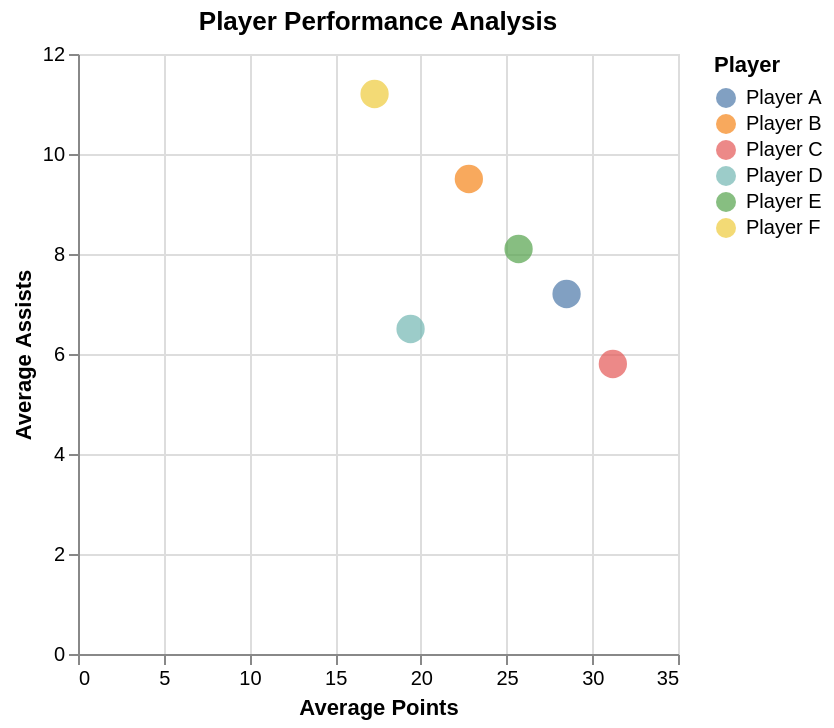

Vega-Lite specification for this chart:
### Vega-Lite specification from a JSON file in a GitHub repository (floating-point values rounded to 4 significant figures)
{"$schema": "https://vega.github.io/schema/vega-lite/v6.json", "description": "Player performance statistics", "data": {"values": [{"player": "Player A", "avgPoints": 28.5, "avgAssists": 7.2}, {"player": "Player B", "avgPoints": 22.8, "avgAssists": 9.5}, {"player": "Player C", "avgPoints": 31.2, "avgAssists": 5.8}, {"player": "Player D", "avgPoints": 19.4, "avgAssists": 6.5}, {"player": "Player E", "avgPoints": 25.7, "avgAssists": 8.1}, {"player": "Player F", "avgPoints": 17.3, "avgAssists": 11.2}]}, "mark": {"type": "point", "size": 200, "filled": true}, "encoding": {"x": {"field": "avgPoints", "type": "quantitative", "axis": {"title": "Average Points"}}, "y": {"field": "avgAssists", "type": "quantitative", "axis": {"title": "Average Assists"}}, "color": {"field": "player", "type": "nominal", "legend": {"title": "Player"}}, "tooltip": [{"field": "player", "type": "nominal"}, {"field": "avgPoints", "type": "quantitative", "title": "Avg Points", "format": ".1f"}, {"field": "avgAssists", "type": "quantitative", "title": "Avg Assists", "format": ".1f"}]}, "title": "Player Performance Analysis"}
